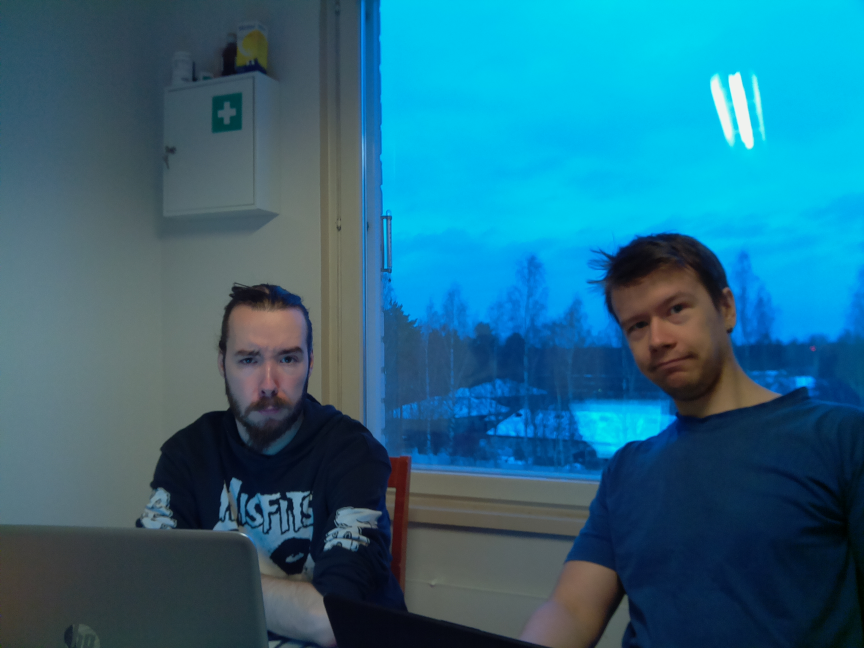
#> input picture Kuvia/image2.jpg, 2592 x 1944 px (shown at 1/3 size)
$ python main.py --image ../Kuvia/image2.jpg
#> lines starting #> are read from the running program, lines starting #| are printed output that depends on the picture; after the words box and inside, x2 and y2 are one past the last pixel; in counts of white or black regions, pixels touching at a corner belong together
import cv2
import imutils
import numpy as np
import argparse


HOGCV = cv2.HOGDescriptor()
HOGCV.setSVMDetector(cv2.HOGDescriptor_getDefaultPeopleDetector())

def argsParser():
    arg_parse = argparse.ArgumentParser()
    arg_parse.add_argument("-v", "--video", default=None, help="path to Video File ")
    arg_parse.add_argument("-i", "--image", default=None, help="path to Image File ")
    arg_parse.add_argument("-c", "--camera", default=False, help="Set true if you want to use the camera.")
    arg_parse.add_argument("-o", "--output", type=str, help="path to optional output video file")
    args = vars(arg_parse.parse_args())
    return args

def humanDetector(args):
    image_path = args["image"]
    video_path = args['video']
    if str(args["camera"]) == 'true' : camera = True
    else : camera = False
    writer = None
    if args['output'] is not None and image_path is None:
        writer = cv2.VideoWriter(args['output'],cv2.VideoWriter_fourcc(*'MJPG'), 10, (600,600))
    if camera:
        print('[INFO] Opening Web Cam.')
        detectByCamera(ouput_path,writer)
    elif video_path is not None:
        print('[INFO] Opening Video from path.')
        detectByPathVideo(video_path, writer)
    elif image_path is not None:
        print('[INFO] Opening Image from path.')
        detectByPathImage(image_path, args['output'])

def detectByPathImage(path, output_path):
#> called with path = '../Kuvia/image2.jpg'
    image = cv2.imread(path)
#> image is the input picture: shape (1944, 2592, 3); mean B, G, R 130.1, 105.4, 39.7
    image = imutils.resize(image, width = min(800, image.shape[1]))
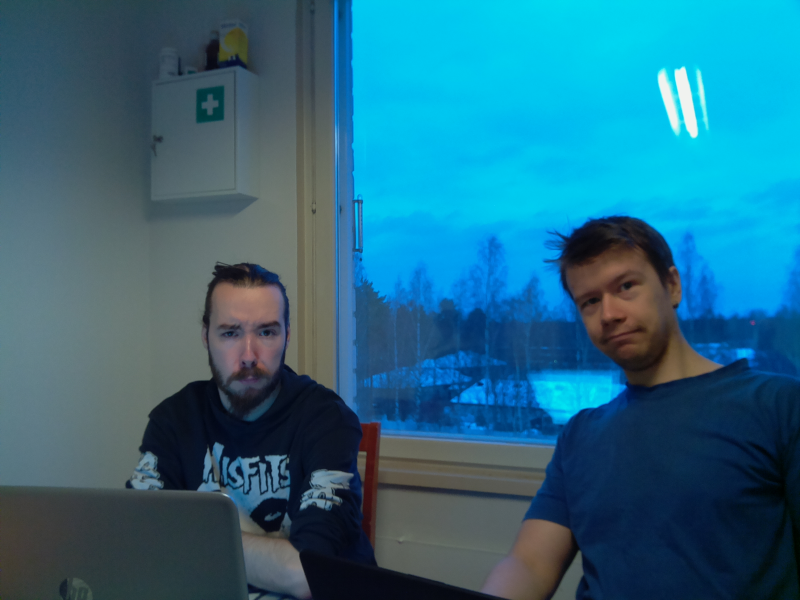
#> image: shape (600, 800, 3); mean B, G, R 130.2, 105.4, 39.7
    result_image = detect(image)
    if output_path is not None:
        cv2.imwrite(output_path, result_image)
    cv2.waitKey(0)
    cv2.destroyAllWindows()

def detect(frame):
    bounding_box_cordinates, weights =  HOGCV.detectMultiScale(frame, winStride = (4, 4), padding = (8, 8), scale = 1.03)
#> bounding_box_cordinates = [[651, 19, 73, 146]]; weights = [1.33]

    person = 1
    for x,y,w,h in bounding_box_cordinates:
        cv2.rectangle(frame, (x,y), (x+w,y+h), (0,255,0), 2)
        cv2.putText(frame, 'person', (x,y), cv2.FONT_HERSHEY_SIMPLEX, 0.5, (0,0,255), 1)
        person += 1
#> this loop made 1 pass
#> (x, y, w, h, person) on pass 1: (651, 19, 73, 146, 2)
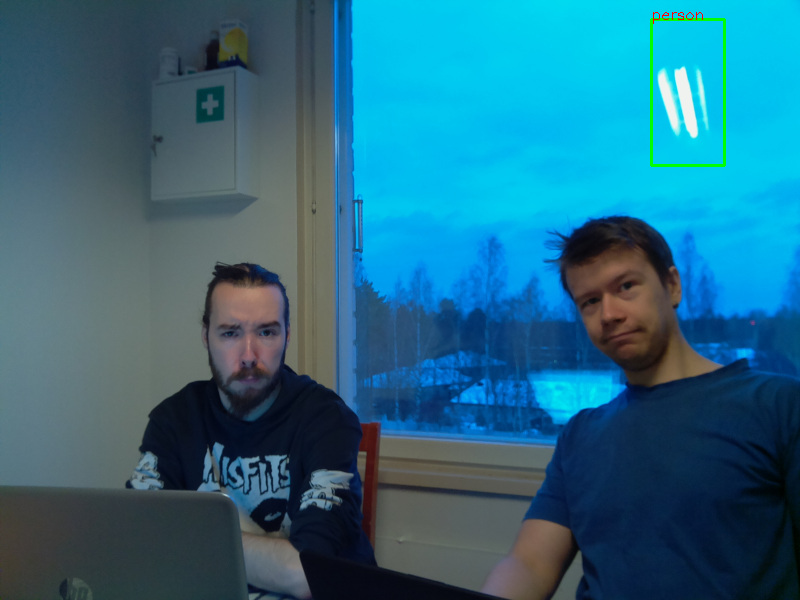
#> frame: shape (600, 800, 3); 0.29% of pixels changed, all inside (x1, y1, x2, y2) = (650, 12, 726, 167)
#> after the loop, person = 2

    cv2.putText(frame, 'Status : Detecting ', (40,40), cv2.FONT_HERSHEY_DUPLEX, 0.8, (255,0,0), 2)
    cv2.putText(frame, '{person}', (40,70), cv2.FONT_HERSHEY_DUPLEX, 0.8, (255,0,0), 2)
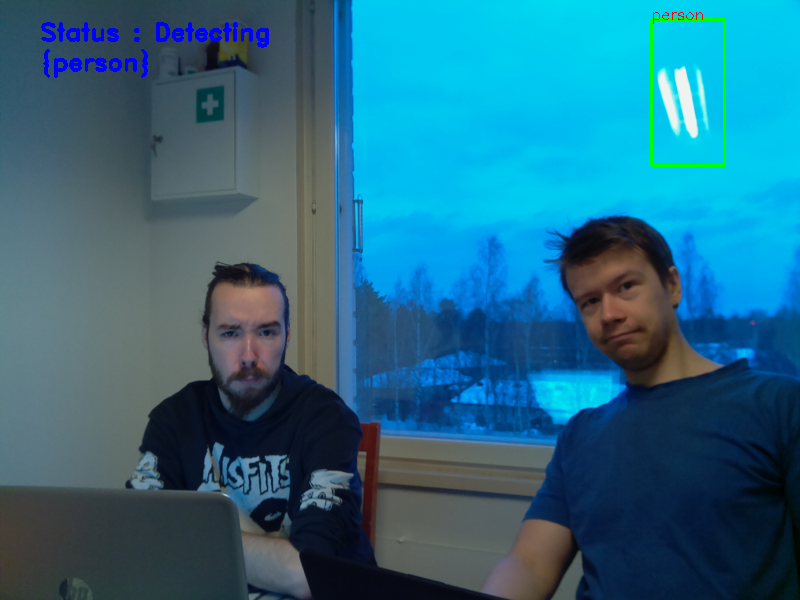
#> frame: shape (600, 800, 3); mean B, G, R 130.5, 105.1, 39.5
    cv2.imshow('output', frame)
    return frame

if __name__ == "__main__":
    HOGCV = cv2.HOGDescriptor()
    HOGCV.setSVMDetector(cv2.HOGDescriptor_getDefaultPeopleDetector())
    args = argsParser()
    humanDetector(args)

$ run again, on Kuvia/juh.jpg
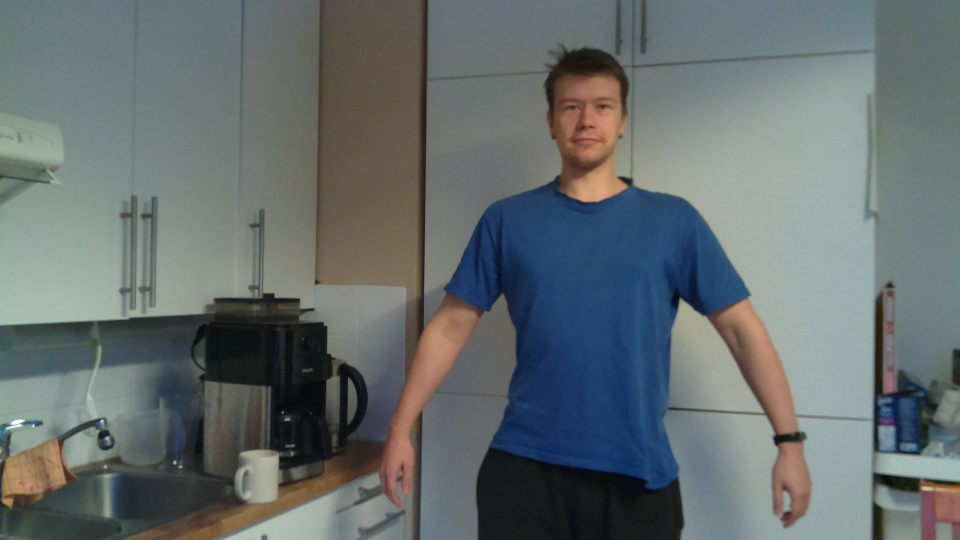
#> input picture Kuvia/juh.jpg, 1920 x 1080 px (shown at 1/2 size)
#> in detectByPathImage, image is the input picture: shape (1080, 1920, 3); mean B, G, R 110.1, 109.7, 101
#> image: shape (450, 800, 3)
#> bounding_box_cordinates = [[110, 260, 80, 160]]; weights = [0.248]
#> the loop in detect, `for x,y,w,h in bounding_box_cordinates:` made 1 pass
#> (x, y, w, h, person) on pass 1: (110, 260, 80, 160, 2)
#> after the loop in detect, `for x,y,w,h in bounding_box_cordinates:`:
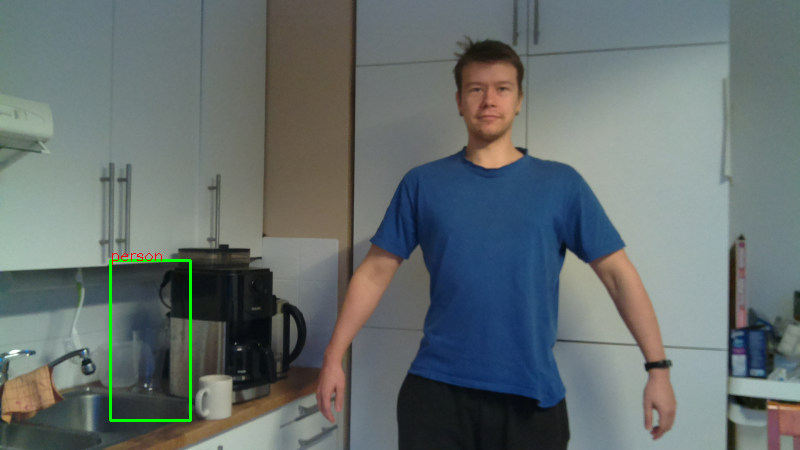
#> frame: shape (450, 800, 3); mean B, G, R 109.8, 110.4, 100.8
#> after the loop in detect, `for x,y,w,h in bounding_box_cordinates:`: person = 2
#> in detect, `cv2.putText(frame, '{person}', (40,70), cv2.FONT_HERSHEY_DUPLEX, 0.8, ..`:
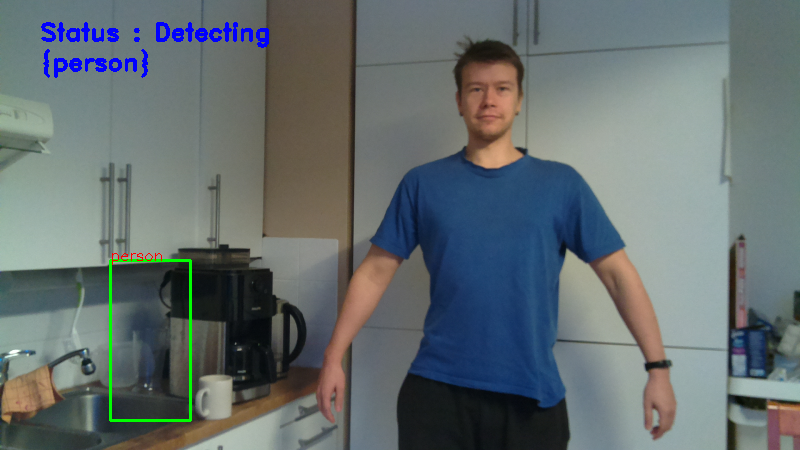
#> frame: shape (450, 800, 3); mean B, G, R 110.9, 109.4, 100

$ run again, on Kuvia/maisema.jpeg
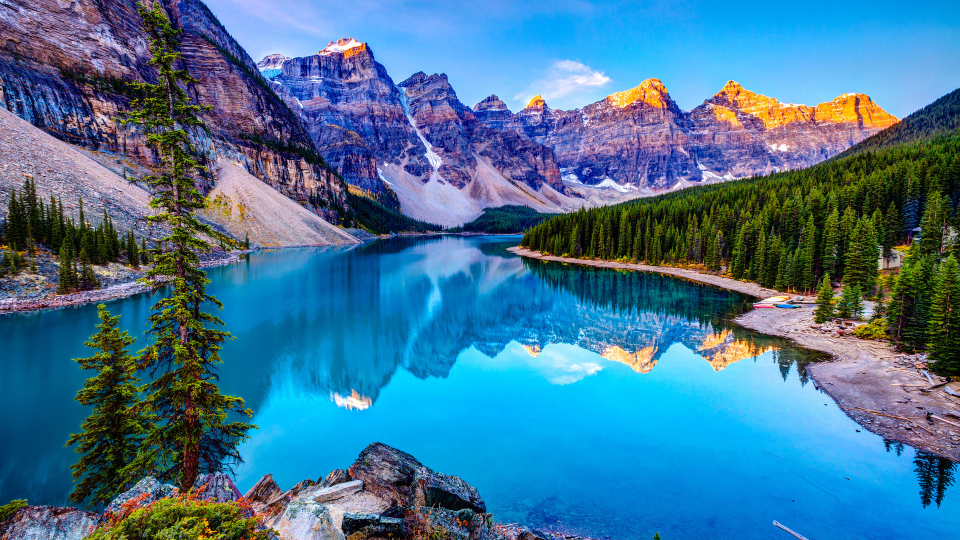
#> input picture Kuvia/maisema.jpeg, 1920 x 1080 px (shown at 1/2 size)
#> in detectByPathImage, image is the input picture: shape (1080, 1920, 3); mean B, G, R 149.2, 116.7, 66.5
#> in detectByPathImage, `image = imutils.resize(image, width = min(800, image.shape[1]))`:
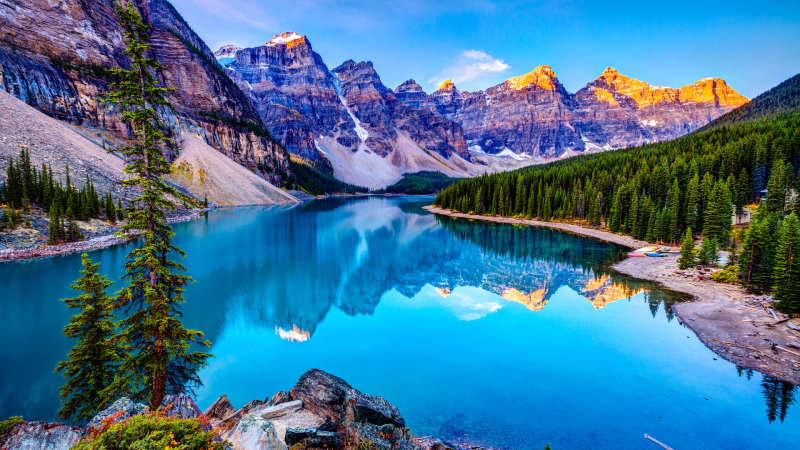
#> image: shape (450, 800, 3); mean B, G, R 149.2, 116.7, 66.5
#> bounding_box_cordinates = ()
#> after the loop in detect, `for x,y,w,h in bounding_box_cordinates:`: person = 1
#> in detect, `cv2.putText(frame, '{person}', (40,70), cv2.FONT_HERSHEY_DUPLEX, 0.8, ..`:
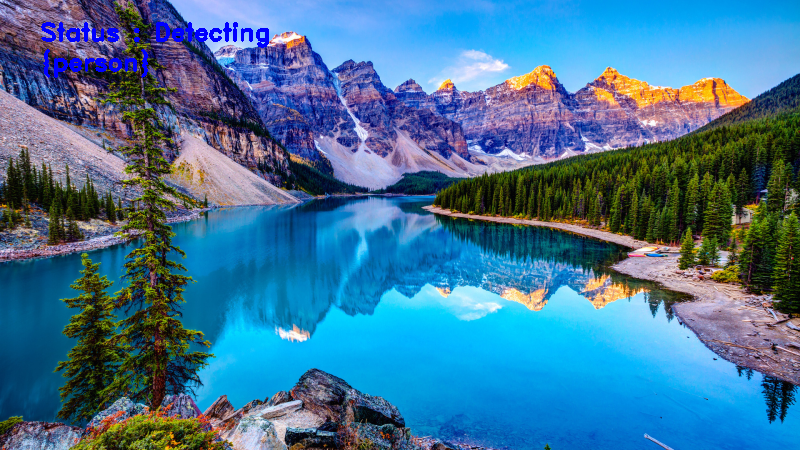
#> frame: shape (450, 800, 3); mean B, G, R 150.1, 116, 65.8
